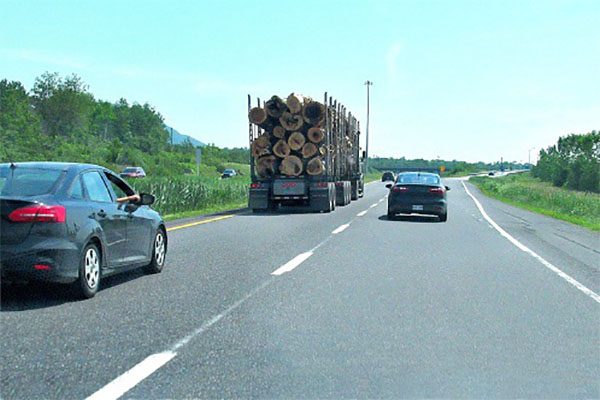
#> input picture open-cv/deteccion-carriles/carril.jpg, 600 x 400 px
$ jupyter execute Parte-1-Deteccion-de-Carriles.ipynb
#> lines starting #> are read from the running program, lines starting #| are printed output that depends on the picture; after the words box and inside, x2 and y2 are one past the last pixel; in counts of white or black regions, pixels touching at a corner belong together
[cell 1]
import os
import re
import cv2
import numpy as np
import matplotlib.pyplot as plt

[cell 2]
def print_img(image):
    plt.figure(figsize=(10,10))
    plt.imshow(image, cmap= "gray")
    plt.show()

[cell 3]
# se imprime la imagen original

frame = cv2.imread('carril.jpg')
#> frame is the input picture: shape (400, 600, 3); mean B, G, R 178.4, 177.6, 144.7
frame_bn = frame[:,:,0]
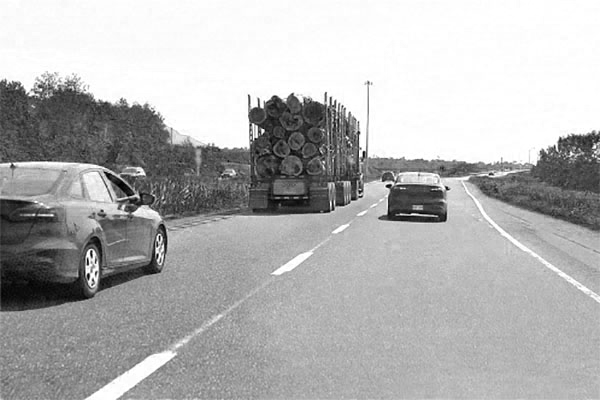
#> frame_bn: shape (400, 600); min 0, max 255, mean 178.4

# imprimir
print_img(cv2.cvtColor(frame, cv2.COLOR_BGR2RGB))

[cell 4]
# se imprime la imagen en blanco y negro
# esto es solo para comprender la diferencia de colores.

# imprimir
print_img(cv2.cvtColor(frame_bn, cv2.COLOR_BGR2RGB))

[cell 5]
# Mascara: aqui se crea un poligono que se utiliza para enfocar el area de interes.
# el poligono es un trapecio que se alinea con el area de vision del conductor y el
# carril que tiene de frente.

# se crea un arreglo de ceros basado en la imagen en blanco y negro
stencil = np.zeros_like(frame_bn)

# se define el poligono de interes.
polygon = np.array([[90,390], [320,200], [500,200], [700,390]])

# se llena la imagen de ceros con el poligono creado en blanco (unos)
cv2.fillConvexPoly(stencil, polygon, 1)
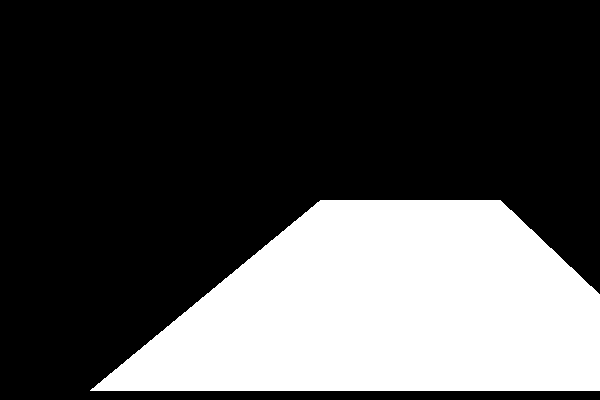
#> stencil: shape (400, 600); values 0 (black) and 1 (white), 29.5% white; 1 white region, box (x1, y1, x2, y2) and area: (90, 200, 600, 391) 70760

# imprimir
print_img(stencil)

[cell 6]
# se aplica la mascara a la imagen en blanco y negro
img = cv2.bitwise_and(frame_bn, frame_bn, mask=stencil)
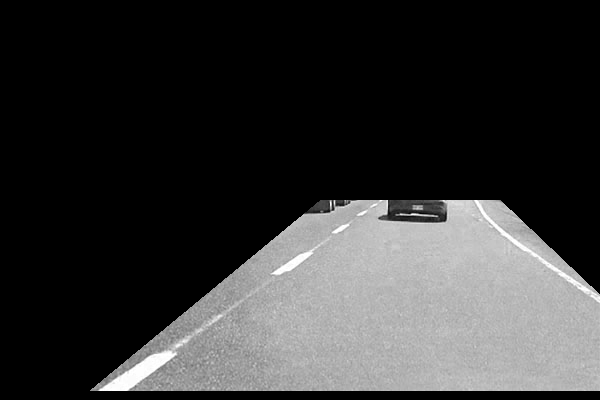
#> img: shape (400, 600); min 0, max 255, mean 52.4

# imprimir
print_img(img)

[cell 7]
# Se usa cv2.threshold para convertir la imagen anterior en blanco y negro puro
# esto causa que las lineas blancas sean las unicas que queden en blanco.
ret, thresh = cv2.threshold(img, 240, 300, cv2.THRESH_BINARY)
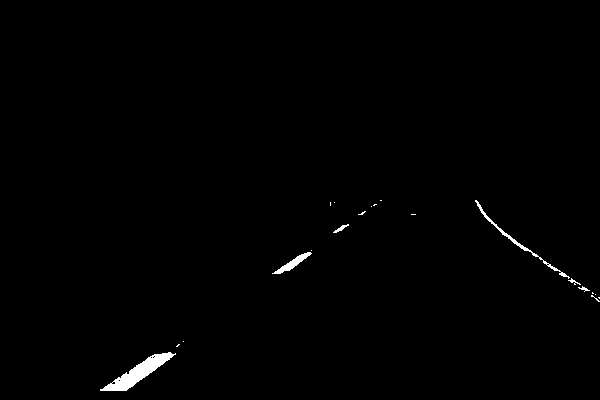
#> thresh: shape (400, 600); 0.69% white; 20 white regions (14 under 20 px), largest, box (x1, y1, x2, y2) and area: (100, 352, 176, 391) 928, (475, 200, 570, 279) 321, (272, 252, 312, 274) 240, (333, 224, 349, 233) 48, (568, 278, 581, 285) 29, (578, 286, 590, 292) 27

# imprimir
print_img(thresh)

[cell 8]
# cv2.HoughLinesP nos permite encontrar lineas en una imagen. En este caso estas son
# las de las divisiones de los carriles.
lines = cv2.HoughLinesP(thresh, 1, np.pi/180, 30, maxLineGap=200)
#> lines = 17 rows, first 6: [109, 390, 381, 200], [116, 390, 309, 255], [105, 390, 310, 252], [499, 230, 599, 298], [121, 390, 348, 225], [115, 390, 342, 225]

# se dibujan las lineas en la imagen original (frame) con color azul
for line in lines:
    x1, y1, x2, y2 = line[0]
    cv2.line(frame, (x1, y1), (x2, y2), (255, 0, 0), 2)
#> this loop made 17 passes
#> (x1, y1, x2, y2) on passes 1 to 12: (109, 390, 381, 200), (116, 390, 309, 255), (105, 390, 310, 252), (499, 230, 599, 298), (121, 390, 348, 225), (115, 390, 342, 225), (112, 390, 297, 256), (502, 233, 599, 301), (122, 390, 175, 353), (125, 390, 175, 354), (100, 390, 157, 354), (102, 390, 293, 266)
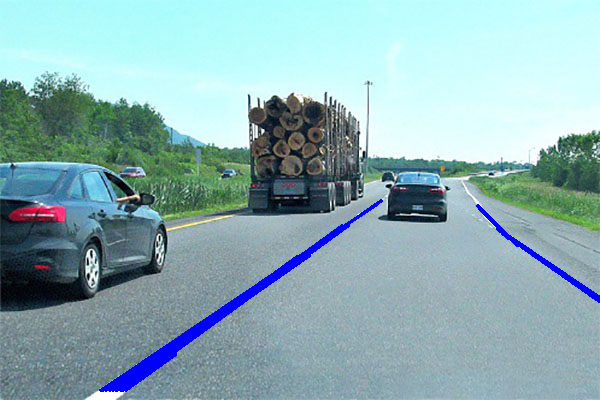
#> frame: shape (400, 600, 3); 1.75% of pixels changed, all inside (x1, y1, x2, y2) = (99, 199, 600, 392)

# imprimir
print_img(cv2.cvtColor(frame, cv2.COLOR_BGR2RGB))
